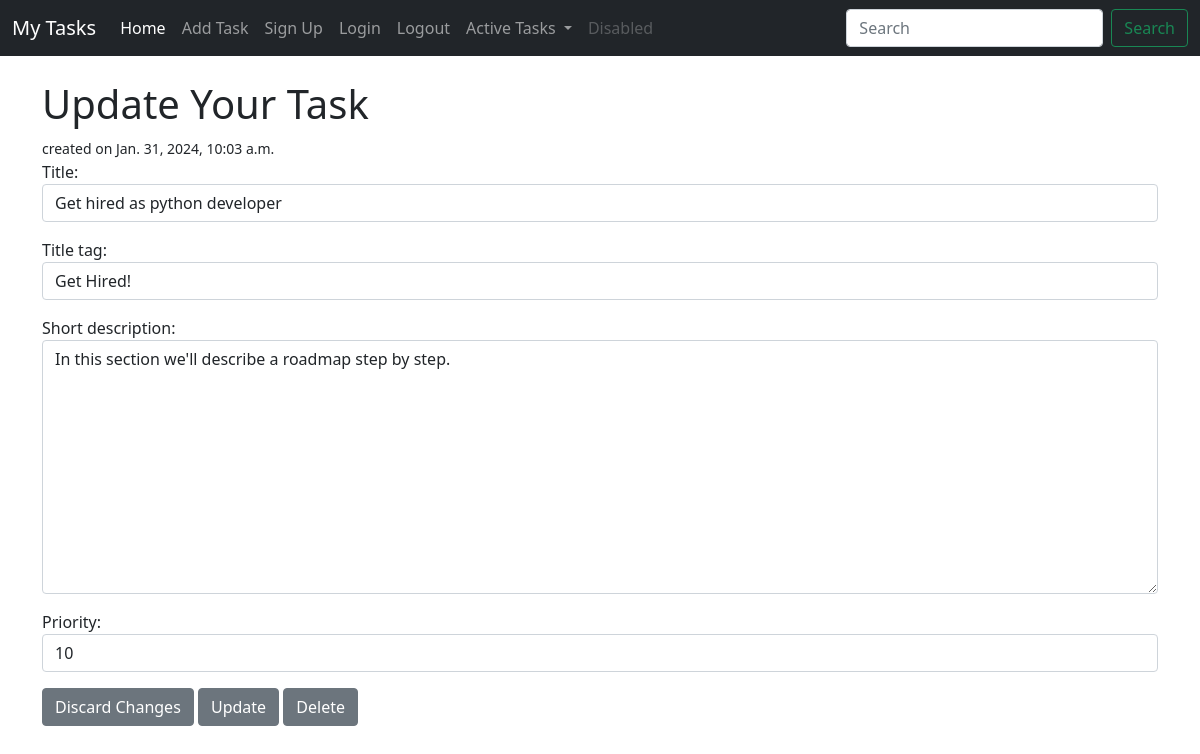
The page /task/edit/1 on the database as committed earlier.
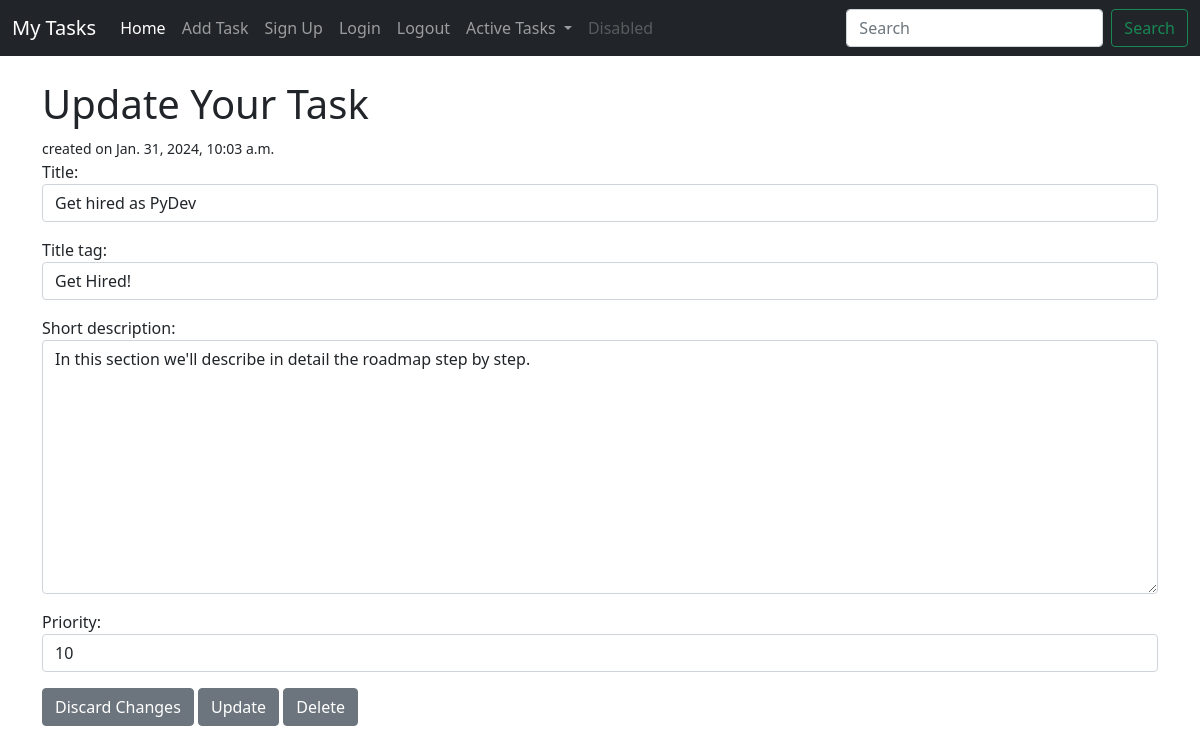
The same page on the database as committed later.
### task/models.py (models this page shows, shortened)
class Task(models.Model):
    title = models.CharField(max_length=200)
    title_tag = models.CharField(max_length=200)
    author = models.ForeignKey(User, on_delete=models.CASCADE)
    short_description = models.TextField()
    date_created = models.DateTimeField(default=timezone.now())
    priority = models.IntegerField(default=0)
    completed = models.BooleanField(default=False)

### task/views.py (the view)
# urls.py: path('task/edit/<int:pk>', EditTaskView.as_view(), name='edit_task'),
class EditTaskView(UpdateView):
    model = Task
    form_class = EditForm
    template_name = 'task/edit_task.html'

### task/forms.py
class EditForm(forms.ModelForm):
    class Meta:
        model = Task
        fields = ('title', 'title_tag', 'short_description', 'priority')
        widgets = {
            'title': forms.TextInput(attrs={'class': 'form-control', 'placeholder': 'Enter the task title...'}),
            'title_tag': forms.TextInput(attrs={'class': 'form-control'}),
            'short_description': forms.Textarea(attrs={'class': 'form-control',
                                                       'placeholder': 'Enter a short '
                                                                      'description of the '
                                                                      'task...'}),
            'priority': forms.TextInput(attrs={'class': 'form-control'}),
        }

### task/templates/task/edit_task.html (shortened to what this page needs)
{% extends 'task/base.html' %}
{% block content %}
<h1>Update Your Task</h1><small>created on {{ task.date_created }}</small>
<div class="form-group">
    <form method="POST" class="submit_form">
        {{ form.as_p }}
        <a href="{% url 'home' %}" class="btn btn-secondary">Discard Changes</a>
        <button class="btn btn-secondary">Update</button>
        <a class="btn btn-secondary" href="{% url 'delete_task' task.pk %}">Delete</a>
    </form>
</div>
{% endblock %}

Rows that differ between the two databases and show on the page:
changed Task "Get Hired!": title "Get hired as python developer" → "Get hired as PyDev"; short_description "In this section we'll describe a roadmap step by step." → "In this section we'll describe in detail the roadmap step by step."
